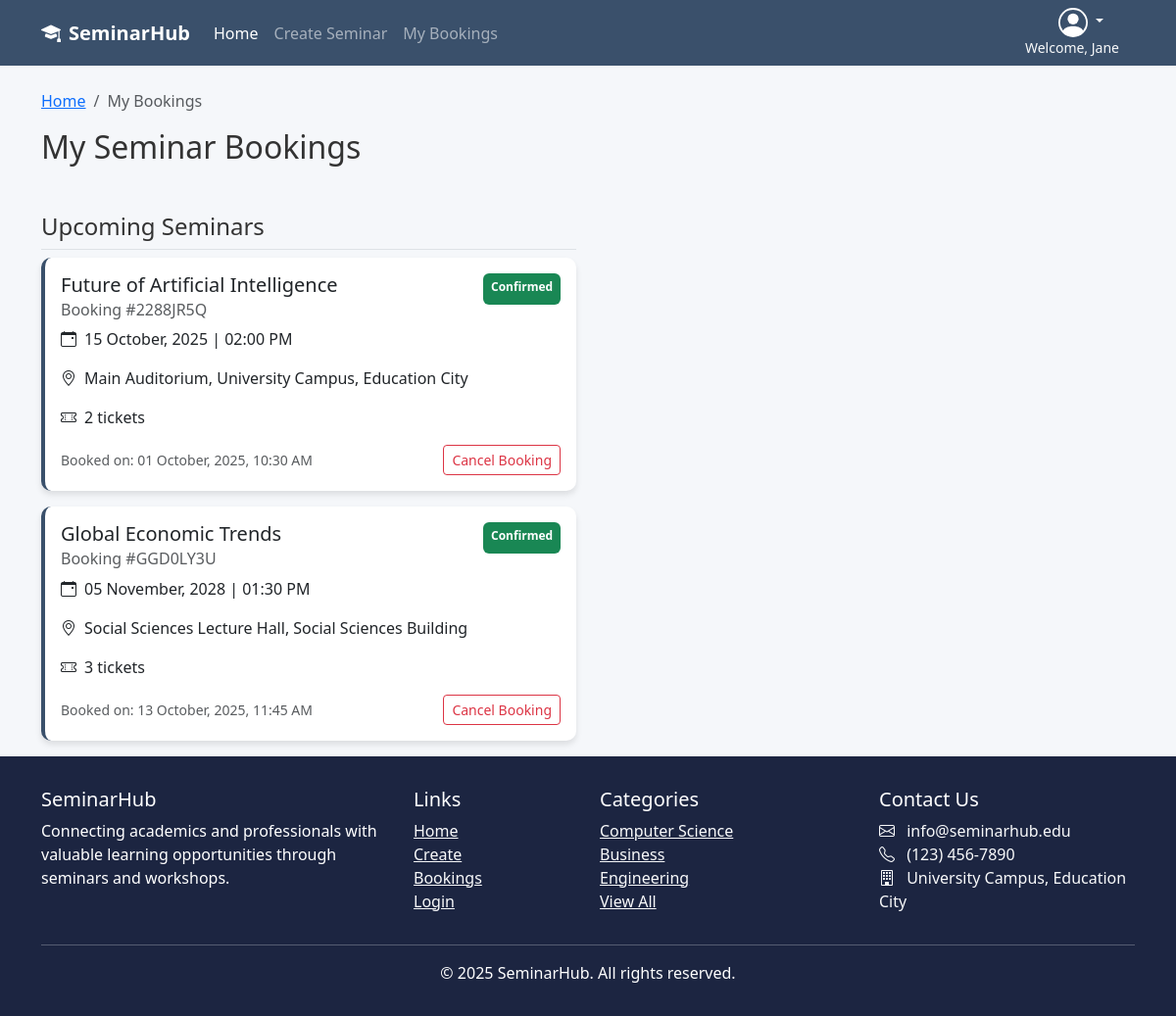
The app's page /bookings (signed in) with its own data.
### SeminarHub/models.py (models this page shows, shortened)
class User(db.Model, UserMixin):
    __tablename__ = 'users'
    id = db.Column(db.Integer, primary_key=True)
    first_name = db.Column(db.String(64), index=True)
    last_name  = db.Column(db.String(64), index=True)
    email      = db.Column(db.String(64), unique=True)
    password_hash = db.Column(db.String(256), nullable=False)
    number     = db.Column(db.String(64), nullable=False)
    address    = db.Column(db.String(256), nullable=False)
    last_seen = db.Column(db.DateTime, default=datetime.now())
    bookings      = db.relationship("Booking", back_populates="user")
    comments      = db.relationship("Comment", back_populates="user")
    owned_events  = db.relationship("Event",   back_populates="owner")

class Booking(db.Model):
    __tablename__ = 'bookings'
    id             = db.Column(db.Integer, primary_key=True)
    booking_number = db.Column(db.String(32), index=True, unique=True)
    quantity       = db.Column(db.Integer, index=True, nullable=False)
    booking_date   = db.Column(db.DateTime, nullable=False, default=datetime.utcnow)
    status         = db.Column(db.String(32), default="Confirmed")
    user_id  = db.Column(db.Integer, db.ForeignKey("users.id"))
    event_id = db.Column(db.Integer, db.ForeignKey("events.id"))
    user  = db.relationship("User",  back_populates="bookings")
    event = db.relationship("Event", back_populates="bookings")

class Event(db.Model):
    __tablename__ = "events"
    id          = db.Column(db.Integer, primary_key=True)
    title       = db.Column(db.String(150), nullable=False)
    description = db.Column(db.Text, nullable=False)
    category    = db.Column(db.String(64))
    location    = db.Column(db.String(120))
    capacity    = db.Column(db.Integer, default=0)
    status      = db.Column(db.String(16), default="Open")
    start_dt    = db.Column(db.DateTime, nullable=False)
    end_dt      = db.Column(db.DateTime, nullable=False)
    image_url   = db.Column(db.String(255))
    speaker     = db.Column(db.String(120))
    speaker_bio = db.Column(db.Text)
    date_added = db.Column(db.DateTime, default=datetime.utcnow)
    owner_user_id = db.Column(db.Integer, db.ForeignKey("users.id"))
    owner         = db.relationship("User", back_populates="owned_events")
    comments = db.relationship(
        "Comment",
        back_populates="event",
        cascade="all, delete-orphan",
        order_by="desc(Comment.created_at)"
    )
    bookings = db.relationship(
        "Booking",
        back_populates="event",
        cascade="all, delete-orphan"
    )

### SeminarHub/booking/booking.py (the view)
@booking_bp.route('/bookings')
@login_required
def booking():
    confirmed_bookings = Booking.query.filter(
        Booking.status == "Confirmed",
        Booking.user_id == current_user.id
    ).all()
    completed_bookings = Booking.query.filter(
        Booking.status == "Completed",
        Booking.user_id == current_user.id
    ).all()
    cancelled_bookings = Booking.query.filter(
        Booking.status == "Cancelled",
        Booking.user_id == current_user.id
    ).all()
    return render_template(
        'bookings.html',
        confirmed_bookings=confirmed_bookings,
        completed_bookings=completed_bookings,
        cancelled_bookings=cancelled_bookings,
        heading='My Bookings | '
    )

### SeminarHub/booking/templates/bookings.html (shortened to what this page needs)
{% extends 'base.html' %}
{% block content %}
<div class="container mt-4">
    <nav aria-label="breadcrumb">
        <ol class="breadcrumb">
            <li class="breadcrumb-item"><a href="{{ url_for('main.index') }}">Home</a></li>
            <li class="breadcrumb-item active" aria-current="page">My Bookings</li>
        </ol>
    </nav>
    <h2 class="mb-5">My Seminar Bookings</h2>
    {% if confirmed_bookings or completed_bookings or cancelled_bookings %}
    <div class="row">
        {% if confirmed_bookings %}
        <div class="col-lg-6">
            <h4 class="border-bottom pb-2">Upcoming Seminars</h4>
            {% for booking in confirmed_bookings %}
            <div class="card booking-card mb-3">
                <div class="card-body">
                    <div class="d-flex justify-content-between">
                        <h5 class="card-title">{{booking.event.title}}</h5>
                        <span class="badge bg-success py-2">{{booking.status}}</span>
                    </div>
                    <h6 class="card-subtitle mb-2 text-muted">Booking #{{booking.booking_number}}</h6>
                    <p class=""><i class="bi bi-calendar-event me-2"></i>{{booking.event.start_dt.strftime("%d %B, %Y | %I:%M %p")}}</p>
                    <p class=""><i class="bi bi-geo-alt me-2"></i>{{booking.event.location}}</p>
                    <p class=""><i class="bi bi-ticket-perforated me-2"></i>{{booking.quantity}} ticket{% if booking.quantity > 1 %}s{% endif %}</p>
                    <div class="d-flex justify-content-between align-items-center">
                        <small class="text-muted">Booked on: {{booking.booking_date.strftime("%d %B, %Y, %I:%M %p")}}</small>
                        <form method="POST" action="{{ url_for('booking.cancel_booking', booking_id=booking.id) }}" onsubmit="return confirm('Are you sure you want to cancel this booking?');">
                            <button type="submit" class="btn btn-sm btn-outline-danger">Cancel Booking</button>
                        </form>
                    </div>
                </div>
            </div>
            {% endfor %}
        </div>
        {% endif %}
    </div>
    {% endif %}
</div>
{% endblock %}

### SeminarHub/templates/_navigation.html (shortened to what this page needs)
<nav class="navbar navbar-expand-lg navbar-dark sticky-top">
    <div class="container">
        <a class="navbar-brand fw-bold" href="{{ url_for('main.index') }}">
            <i class="bi bi-mortarboard-fill me-2"></i>SeminarHub
        </a>
        {% if current_user.is_authenticated %}
        <div class="ms-auto order-lg-last text-end">
            <div class="dropdown pe-3">
                <a href="#" class="d-block link-body-emphasis text-decoration-none dropdown-toggle text-light pe-3" data-bs-toggle="dropdown" aria-expanded="false">
                </a>
                <small class="d-block text-end text-light">Welcome, {{ current_user.first_name }}</small>
            </div>
        </div>
        {% endif %}
        <div class="collapse navbar-collapse" id="navbarNav">
            <ul class="navbar-nav me-auto">
                <li class="nav-item">
                    <a class="nav-link active" href="{{ url_for('main.index') }}">Home</a>
                </li>
                <li class="nav-item">
                    <a class="nav-link" href="{{url_for('event.create')}}">Create Seminar</a>
                </li>
                <li class="nav-item">
                    <a class="nav-link" href="{{url_for('booking.booking')}}">My Bookings</a>
                </li>
            </ul>
        </div>
    </div>
</nav>

### SeminarHub/static/style/stylesheet.css (style rules this page uses)
:root { --primary: #3a506b; --secondary: #5bc0be; --light: #f8f9fa; --dark: #1c2541; --accent: #e07a5f; }
html, body { min-height: 100%; margin: 0; padding: 0; }
body { font-family: 'Segoe UI', Tahoma, Geneva, Verdana, sans-serif; background-color: #f5f7fa; color: #333; }
.navbar { background-color: var(--primary); }
.card { border: none; border-radius: 10px; box-shadow: 0 4px 6px rgba(0, 0, 0, 0.1); transition: transform 0.3s ease; }
.booking-card { border-left: 4px solid var(--primary); transition: transform 0.2s; }

### records on screen
User: first_name "Jane"
Booking: event "Future of Artificial Intelligence", status "Confirmed", booking_number "2288JR5Q", event.start_dt "15 October, 2025 | 02:00 PM", event.location "Main Auditorium, University Campus, Education City", quantity "2", booking_date "01 October, 2025, 10:30 AM"
Booking: event "Global Economic Trends", status "Confirmed", booking_number "GGD0LY3U", event.start_dt "05 November, 2028 | 01:30 PM", event.location "Social Sciences Lecture Hall, Social Sciences Building", quantity "3", booking_date "13 October, 2025, 11:45 AM"

### other values on screen
{{ current_year or 2025 }} "2025"
